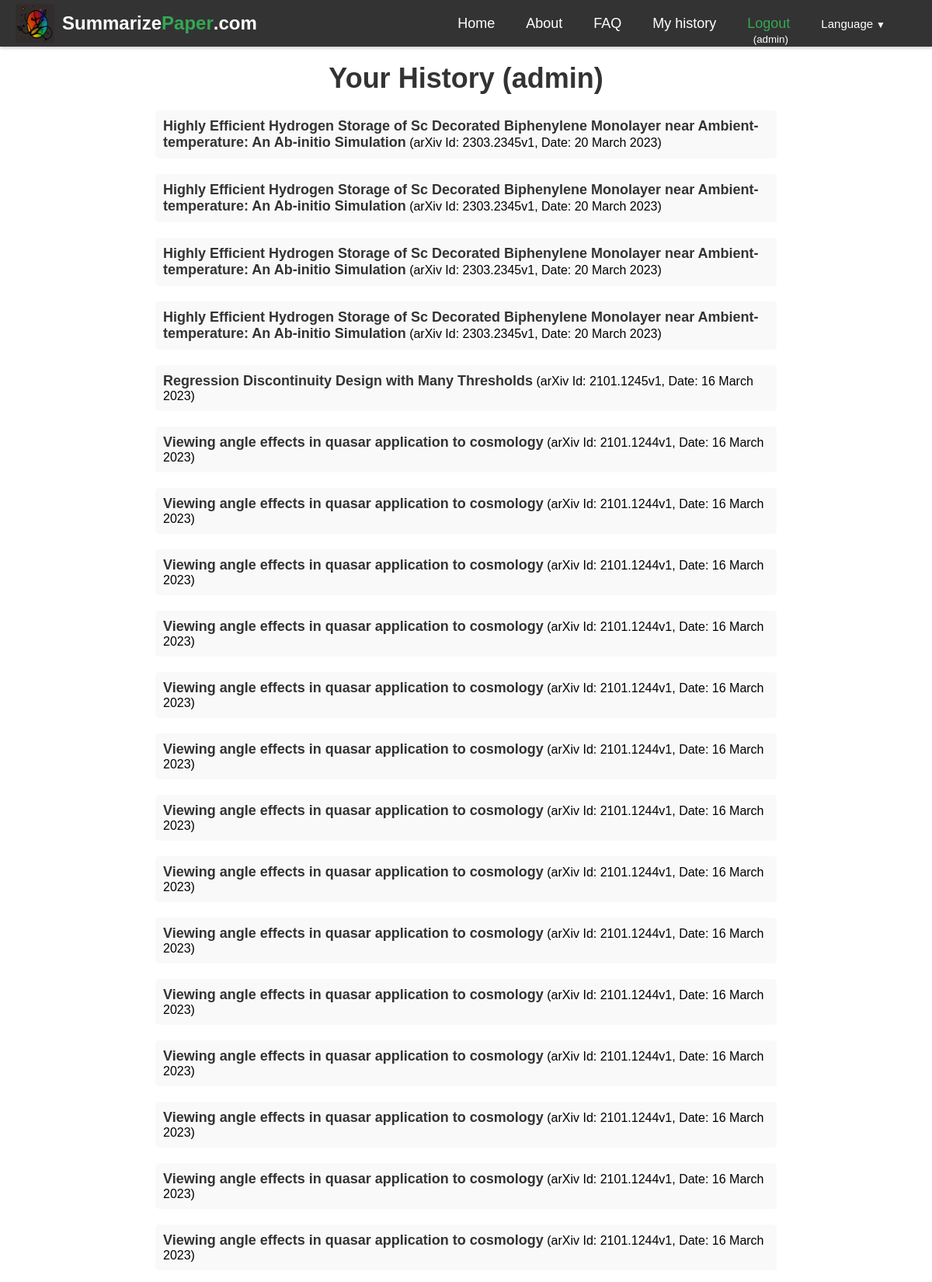
Page /history/ (signed in, upper part) on the committed database.
### summarizer/models.py (models this page shows, shortened)
class ArxivPaper(models.Model):
    id = models.AutoField(primary_key=True)
    arxiv_id = models.CharField(max_length=20, unique=True)
    created = models.DateTimeField(auto_now_add=True)
    updated = models.DateTimeField(auto_now=True)
    title = models.CharField(max_length=400, blank=True, null=True)
    abstract = models.TextField(blank=True, null=True)
    authors = models.ManyToManyField(Author, blank=True, through='PaperAuthor')
    link_doi = models.URLField(blank=True, null=True)
    link_homepage = models.URLField(blank=True, null=True)
    published_arxiv = models.DateField(blank=True, null=True)
    journal_ref = models.CharField(max_length=200, blank=True, null=True)
    comments = models.TextField(blank=True, null=True)
    license = models.CharField(max_length=400, blank=True, null=True)
    category = models.CharField(max_length=50, blank=True, null=True)
    updated_arxiv = models.DateField(blank=True, null=True)

class PaperHistory(models.Model):
    id = models.AutoField(primary_key=True)
    arxiv_id = models.CharField(max_length=20)
    created = models.DateTimeField(auto_now_add=True)
    user = models.ForeignKey(User,blank=True, null=True, on_delete=models.CASCADE)
    ip_address = models.TextField(blank=True, null=True)
    lang = models.CharField(max_length=10,default='en')
    def __str__(self):
        return self.arxiv_id#+' '+self.user.username

### summarizer/views.py (the view)
# urls.py: path("history/", views.history, name="history"),
def history(request):
    stuff_for_frontend={}
    paper_history=[]
    if request.user.is_authenticated:
        auth=True
        history=PaperHistory.objects.filter(user=request.user).order_by('-created')
        print('history',history)
        for h in history:
            arxiv_paper = ArxivPaper.objects.filter(arxiv_id=h.arxiv_id).first()
            paperdate = h.created#.strftime('%d/%m/%Y')
            if arxiv_paper:
                paper_history.append({'arxiv_id': h.arxiv_id, 'title': arxiv_paper.title, 'date': paperdate})
            else:
                paper_history.append({'arxiv_id': h.arxiv_id, 'date': paperdate})
    else:
        auth=False
    stuff_for_frontend.update({
        'auth':auth,
        'paper_history':paper_history
    })
    return render(request, "summarizer/history.html", stuff_for_frontend)

### templates/summarizer/history.html (shortened to what this page needs)
{% extends 'base.html' %}
{% load static %}
{% load i18n %}
{% block content %}
{% if auth %}
<div class="history">
    <h1 class="history-title">{% trans 'Your History' %} ({{ user.username }})</h1>
{% if paper_history %}
<ul class="history-list">
{% for h in paper_history %}
{% if h.title %}
  <li class="history-item"><a href="/{{LANGUAGE_CODE}}/arxiv-id/{{ h.arxiv_id }}" class="history-link">{{ h.title }}</a> (arXiv Id: {{ h.arxiv_id }}, Date: {{ h.date|date:"j F Y" }})</li>
{% else %}
  <li class="history-item">arXiv Id: <a href="/{{LANGUAGE_CODE}}/arxiv-id/{{ h.arxiv_id }}" class="history-link">{{ h.arxiv_id }}</a> (Date: {{ h.date }})</li>
{% endif %}
{% endfor %}
</ul>
{% else %}
<p class="history-message">No history yet</p>
{% endif %}
{% else %}
<p class="history-message">{% trans 'You cannot access this page.' %}</p>
{% endif %}
</div>
{% endblock %}

### templates/base.html (shortened to what this page needs)
{% load static %}
{% load i18n %}
{% load rosetta %}
{% get_current_language as LANGUAGE_CODE %}
<!DOCTYPE html>
<html lang="{{ LANGUAGE_CODE }}">
<head>
  <link rel="stylesheet" href="https://cdnjs.cloudflare.com/ajax/libs/font-awesome/5.15.1/css/all.min.css"
>
</head>
<body>
  <div class="main-content">
  <nav class="navbar">
    <div class="logo-container">
      <img src="{% static 'summarizer/images/logo.png' %}" alt="Summarize Paper logo">
      <a href="/{{LANGUAGE_CODE}}" class="logo"><span>Summarize</span><span>Paper</span>.com</a>
    </div>
    <ul class="nav-links">
      <li><a href="/{{LANGUAGE_CODE}}">{% trans 'Home' %}</a></li>
      <li><a href="/{{LANGUAGE_CODE}}/about">{% trans 'About' %}</a></li>
      <li><a href="/{{LANGUAGE_CODE}}/faq">{% trans 'FAQ' %}</a></li>
      {% if request.user.is_authenticated %}
      <li><a href="/{{LANGUAGE_CODE}}/history">{% trans 'My history' %}</a></li>
      <li style="height: 15px; display: flex; align-items: center;">
        <div style="display: flex; flex-direction: column; align-items: center;height: 100%;">
          <a href="/{{LANGUAGE_CODE}}/logout" style="color:#34a853">{% trans 'Logout' %}</a>
          <span style="margin-left: 5px;"><small>({{ request.user.username }})</small></span>
        </div>
      </li>
      {% else %}
          <li><a href="/{{LANGUAGE_CODE}}/login" style="color:#34a853">{% trans 'Login' %}</a></li>
      {% endif %}
      <li>
        <div class="dropdown">
  <a class="dropdown-toggle" href="#" id="navbarDropdown" role="button" data-toggle="dropdown" aria-haspopup="true" aria-expanded="false">
    <small>{% trans 'Language' %}<span class="dropdown-arrow">&#9660;</span></small>
  </a>
    {% get_current_language as LANGUAGE_CODE %}
    {% get_available_languages as LANGUAGES %}
    {% get_language_info_list for LANGUAGES as languages %}
</div>
    </li>
    </ul>
  </nav>
  {% block content %}
  {% endblock %}
  </div>
</body>
</html>

### templates/summarizer/history.html (style rules this page uses)
.history { max-width: 800px; margin: 0 auto; padding: 20px; }
.history-title { font-size: 36px; font-weight: bold; text-align: center; margin: 0; margin-bottom:20px; padding: 0; color: #333; }
.history-list { list-style: none; margin: 0; padding: 0; }
.history-item { margin-bottom: 20px; padding: 10px 10px; background-color: #f9f9f9; border-radius: 5px; }
.history-link { color: #333; text-decoration: none; font-size: 18px; font-weight: bold; }

### templates/base.html (style rules this page uses)
.navbar { display: flex; justify-content: space-between; align-items: center; height: 60px; padding: 0 20px; background-color: #333; color: #fff; box-shadow: 0px 2px 4px rgba(0,0,0,0.2); }
.logo { font-size: 24px; font-weight: bold; text-decoration: none; color: #fff; display: flex; align-items: center; }
.logo span:nth-of-type(1) { color: white; }
.logo span:nth-of-type(2) { color: #34a853; }
.nav-links { display: flex; list-style: none; margin: 0; padding: 0; }
.nav-links li { margin: 0 20px; }
.nav-links a { font-size: 18px; color: #fff; text-decoration: none; }
body { font-family: Arial, sans-serif; margin:0; display: flex; flex-direction: column; min-height: 100vh; }
.main-content { flex: 1; }
.dropdown { position: relative; display: inline-block; margin-right:20px; }
.dropdown-arrow { margin-left: 0.25rem; font-size: 0.75rem; }
.logo-container { display: flex; align-items: center; }
.logo-container img { width: 50px; height: 50px; margin-right: 10px; }

### rows in the picture
ArxivPaper: title "Highly Efficient Hydrogen Storage of Sc Decorated Biphenylene Monolayer near Ambient-temperature: An Ab-initio Simulation" "Highly Efficient Hydrogen Storage of Sc Decorated Biphenylene Monolayer near Ambient-temperature: An Ab-initio Simulation" "Highly Efficient Hydrogen Storage of Sc Decorated Biphenylene Monolayer near Ambient-temperature: An Ab-initio Simulation" "Highly Efficient Hydrogen Storage of Sc Decorated Biphenylene Monolayer near Ambient-temperature: An Ab-initio Simulation"
PaperHistory: arxiv_id "2303.2345v1", date "20 March 2023"
PaperHistory: arxiv_id "2303.2345v1", date "20 March 2023"
PaperHistory: arxiv_id "2303.2345v1", date "20 March 2023"
PaperHistory: arxiv_id "2303.2345v1", date "20 March 2023"
ArxivPaper: title "Regression Discontinuity Design with Many Thresholds"
PaperHistory: arxiv_id "2101.1245v1", date "16 March 2023"
ArxivPaper: title "Viewing angle effects in quasar application to cosmology" "Viewing angle effects in quasar application to cosmology" "Viewing angle effects in quasar application to cosmology" "Viewing angle effects in quasar application to cosmology" "Viewing angle effects in quasar application to cosmology" "Viewing angle effects in quasar application to cosmology" "Viewing angle effects in quasar application to cosmology" "Viewing angle effects in quasar application to cosmology" "Viewing angle effects in quasar application to cosmology" "Viewing angle effects in quasar application to cosmology" "Viewing angle effects in quasar application to cosmology" "Viewing angle effects in quasar application to cosmology" "Viewing angle effects in quasar application to cosmology" "Viewing angle effects in quasar application to cosmology"
PaperHistory: arxiv_id "2101.1244v1", date "16 March 2023"
PaperHistory: arxiv_id "2101.1244v1", date "16 March 2023"
PaperHistory: arxiv_id "2101.1244v1", date "16 March 2023"
PaperHistory: arxiv_id "2101.1244v1", date "16 March 2023"
PaperHistory: arxiv_id "2101.1244v1", date "16 March 2023"
PaperHistory: arxiv_id "2101.1244v1", date "16 March 2023"
PaperHistory: arxiv_id "2101.1244v1", date "16 March 2023"
PaperHistory: arxiv_id "2101.1244v1", date "16 March 2023"
PaperHistory: arxiv_id "2101.1244v1", date "16 March 2023"
PaperHistory: arxiv_id "2101.1244v1", date "16 March 2023"
PaperHistory: arxiv_id "2101.1244v1", date "16 March 2023"
PaperHistory: arxiv_id "2101.1244v1", date "16 March 2023"
PaperHistory: arxiv_id "2101.1244v1", date "16 March 2023"
PaperHistory: arxiv_id "2101.1244v1", date "16 March 2023"

### other values in the picture
{{ request.user.username }} "admin"
{{ user.username }} "admin"
